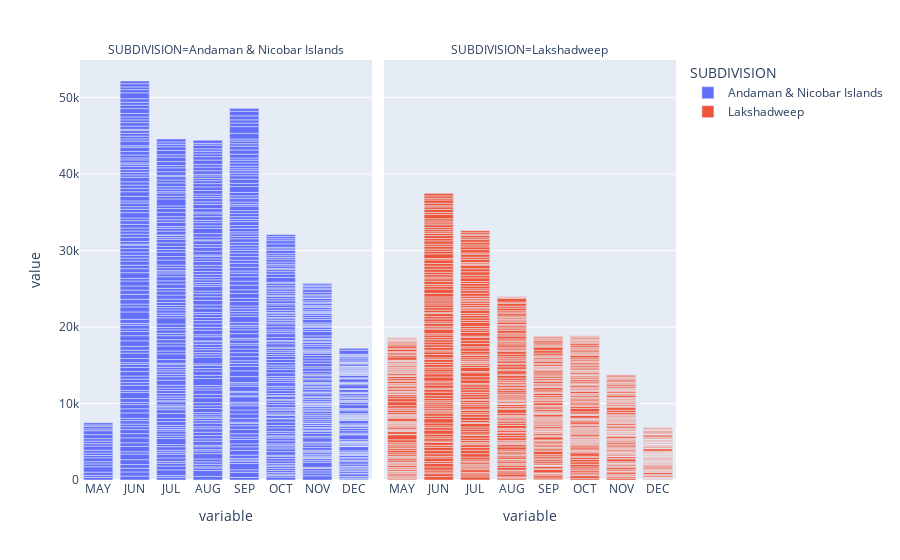

The cell this chart's notebook holds for it:
### Code cell
fig = px.bar(df_is_melt[1000:], x="variable", y="value", color="SUBDIVISION", facet_col="SUBDIVISION")
fig.show()

### Figure 1 — Plotly figure (JSON) as saved in the notebook; plotly's stock layout.template omitted (floating-point values rounded to 4 significant figures; data arrays with more than 128 entries replaced by an {"elided": "..."} marker saying what was removed)
{"data": [{"alignmentgroup": "True", "hovertemplate": "SUBDIVISION=Andaman & Nicobar Islands<br>variable=%{x}<br>value=%{y}<extra></extra>", "legendgroup": "Andaman & Nicobar Islands", "marker": {"color": "#636efa", "pattern": {"shape": ""}}, "name": "Andaman & Nicobar Islands", "offsetgroup": "Andaman & Nicobar Islands", "orientation": "v", "showlegend": true, "textposition": "auto", "type": "bar", "x": {"elided": "804 str values"}, "xaxis": "x", "y": {"elided": "804 float values"}, "yaxis": "y"}, {"alignmentgroup": "True", "hovertemplate": "SUBDIVISION=Lakshadweep<br>variable=%{x}<br>value=%{y}<extra></extra>", "legendgroup": "Lakshadweep", "marker": {"color": "#EF553B", "pattern": {"shape": ""}}, "name": "Lakshadweep", "offsetgroup": "Lakshadweep", "orientation": "v", "showlegend": true, "textposition": "auto", "type": "bar", "x": {"elided": "920 str values"}, "xaxis": "x2", "y": {"elided": "920 float values"}, "yaxis": "y2"}], "layout": {"annotations": [{"font": {}, "showarrow": false, "text": "SUBDIVISION=Andaman & Nicobar Islands", "x": 0.245, "xanchor": "center", "xref": "paper", "y": 1, "yanchor": "bottom", "yref": "paper"}, {"font": {}, "showarrow": false, "text": "SUBDIVISION=Lakshadweep", "x": 0.755, "xanchor": "center", "xref": "paper", "y": 1, "yanchor": "bottom", "yref": "paper"}], "barmode": "relative", "legend": {"title": {"text": "SUBDIVISION"}, "tracegroupgap": 0}, "margin": {"t": 60}, "xaxis": {"anchor": "y", "domain": [0, 0.49], "title": {"text": "variable"}}, "xaxis2": {"anchor": "y2", "domain": [0.51, 1], "matches": "x", "title": {"text": "variable"}}, "yaxis": {"anchor": "x", "domain": [0, 1], "title": {"text": "value"}}, "yaxis2": {"anchor": "x2", "domain": [0, 1], "matches": "y", "showticklabels": false}}}
